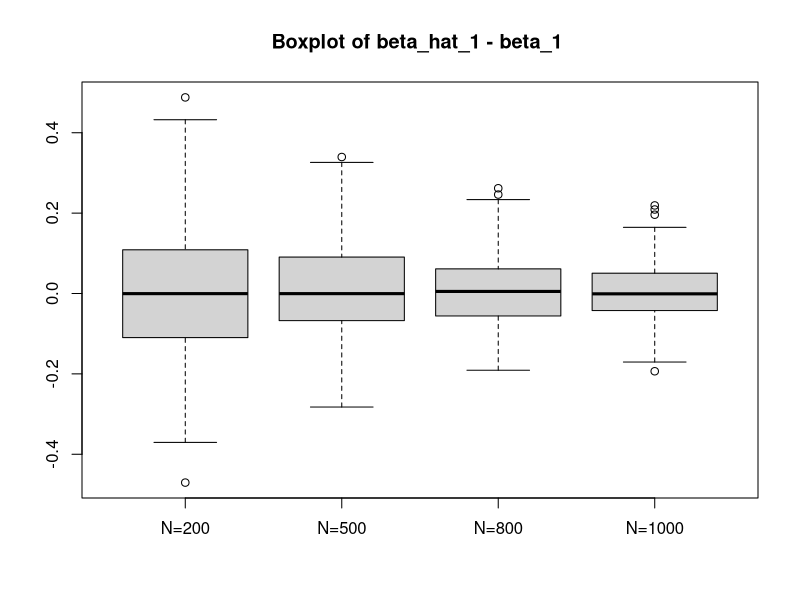
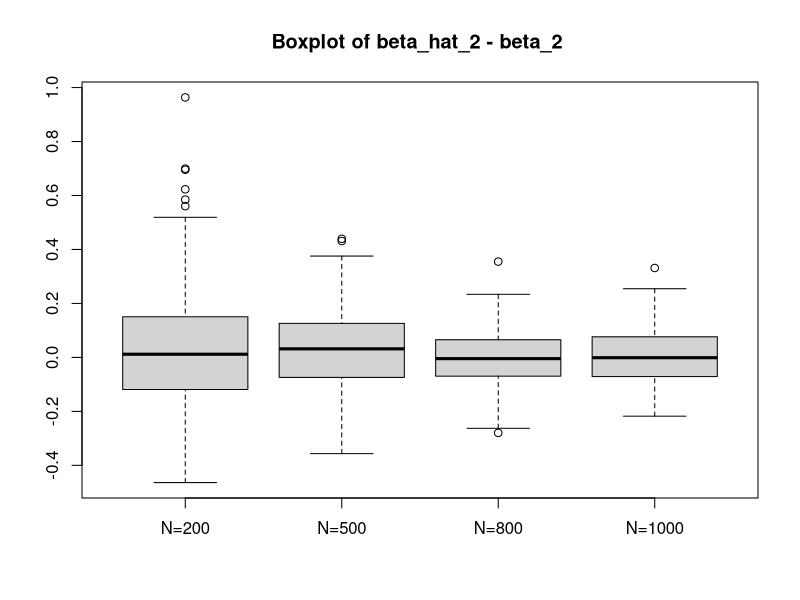
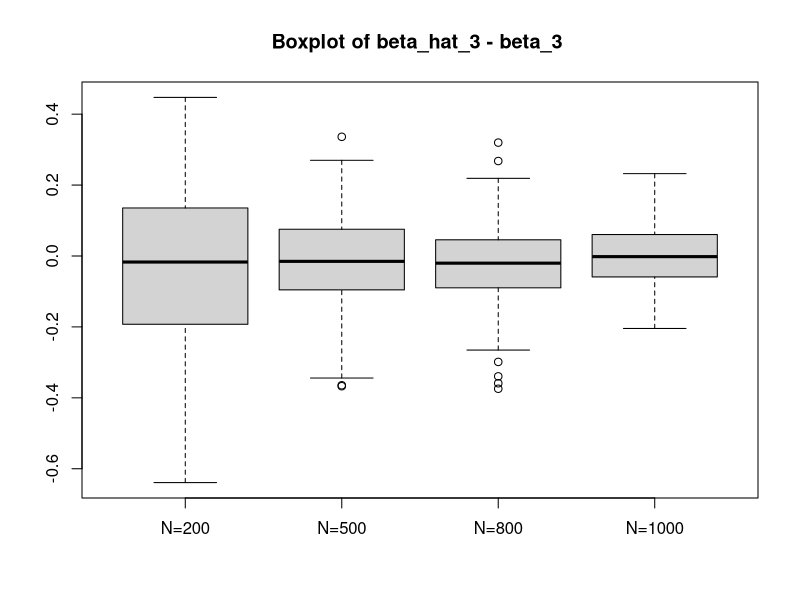

Source code (R) for these figures, in order:
## ---- chunk 1
logisticF = function(x){
  z = 1/(1+exp(x))
  return (z)
}

NR = function(N){
  R = 200
  beta_hat = matrix(nrow=3,ncol=0)
  for (i in 1:R){     # Simulation for R times
    X <- cbind(1,rnorm(N),rnorm(N))
    Y <- logisticF(-X%*%beta)
    Z <- runif(length(Y))
    Y <- as.numeric(Y>Z)    #Generate label Y corresponding to X
    beta_old = c(runif(3))  #Randomly generate initial vector
    err = 1
    while(err>=1e-5){
      P = 1-logisticF(X%*%beta_old)         #Construct P
      W =  diag(as.numeric((P*(1-P))))      #Construct W
      D_l = t(X)%*%(Y-P)    #Find the gradient and the Hessian matrix
      H_l = t(X)%*%W%*%X
      beta_new = beta_old + solve(H_l)%*%D_l
      err = max(abs(beta_new-beta_old))
      beta_old = beta_new
    }
    beta_hat = cbind(beta_hat,beta_new)
  }
  return (beta_hat)
}

## ---- chunk 2
beta <- matrix(c(0.5,1.2,-1),nrow=3,ncol=1)

beta_1 = NR(200)
beta_2 = NR(500)
beta_3 = NR(800)
beta_4 = NR(1000)

boxplot(beta_1[1,]-beta[1],beta_2[1,]-beta[1],beta_3[1,]-beta[1],beta_4[1,]-beta[1],main='Boxplot of beta_hat_1 - beta_1 ',names=c('N=200','N=500','N=800','N=1000'))
boxplot(beta_1[2,]-beta[2],beta_2[2,]-beta[2],beta_3[2,]-beta[2],beta_4[2,]-beta[2],main='Boxplot of beta_hat_2 - beta_2 ',names=c('N=200','N=500','N=800','N=1000'))
boxplot(beta_1[3,]-beta[3],beta_2[3,]-beta[3],beta_3[3,]-beta[3],beta_4[3,]-beta[3],main='Boxplot of beta_hat_3 - beta_3 ',names=c('N=200','N=500','N=800','N=1000'))
